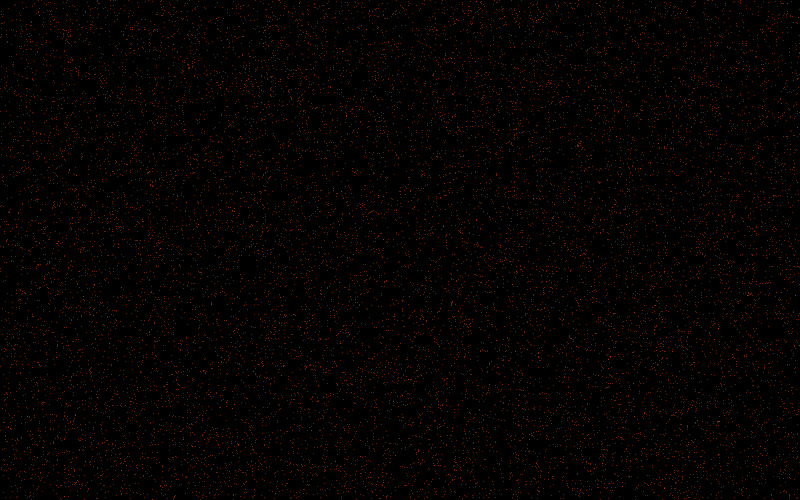
Frame 1 (no input)
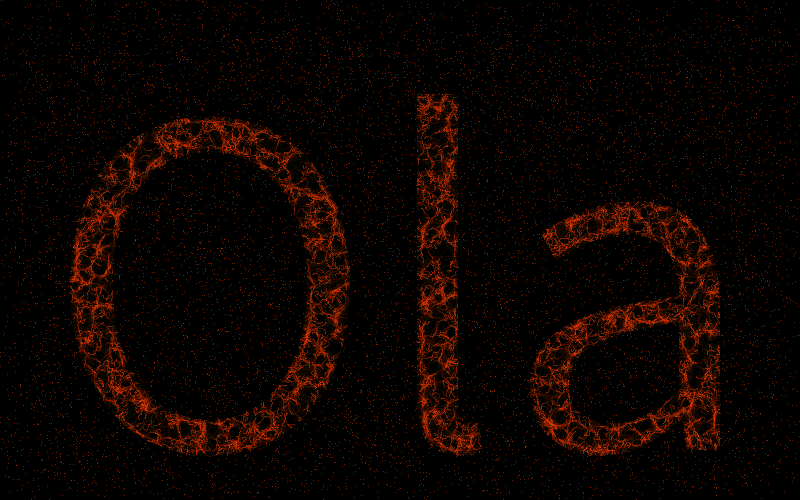
Frame 60 (the mouse pressed at the canvas centre just before this capture)
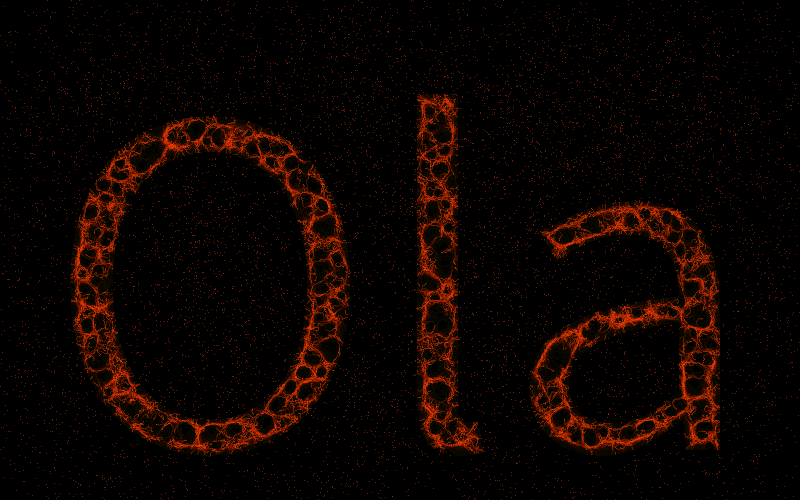
Frame 120 (the mouse held since frame 60 and released just before this capture)

The Processing sketch that drew these frames (run headless with seeded random() and noise(); from frame 60 on, the mouse is pressed at the canvas centre):

// Processing sketch: sluzowiec_ruch_pokarm_litera_blend
// ── sluzowiec_ruch_pokarm_litera_blend.pde
int NN = 15000; //ile komorek
Komorka[] k = new Komorka[NN];

PGraphics g;

void setup() {
  size(800, 500);
  background(0);
  strokeWeight(1.0);
  g = createGraphics(800, 800);
  g.beginDraw(); 
  g.textSize(500);
  g.textAlign(CENTER, BASELINE);
  g.background(0);
  g.fill(#FFF700);
  g.text("Ola", width/2, height/2+200);
  g.endDraw();

  for (int i=0; i<NN; i++) {
    float x = random(width);
    float y = random(height);
    //color c = g.get(int(x),int(y)); //<>//
    //while(c==color(0)) {
    //  x = random(width); 
    //  y = random(height);
    //  c = g.get(int(x),int(y));
    //}
    k[i] = new Komorka(x,y);
  }
}

void rysujKomorki() {
  stroke(#FF4400, 155);
  for (int i=0; i<NN; i++) {
    point(k[i].pozycja.x, k[i].pozycja.y);
  }
}

boolean jestLitera = true;

void draw() {
  noStroke();
  fill(0, 15);
  rect(0,0,width, height);

  blendMode(MULTIPLY);
  image(g,0,0);
  blendMode(BLEND);
  
  for (int i=0; i<NN; i++) {
    k[i].aktualizuj();
  }
  rysujKomorki();
}

void keyPressed() {
  jestLitera = !jestLitera;
}

// ── komorka.pde
class Komorka {

  PVector pozycja;
  PVector kierunek;
  float katSkretu = PI / 4;
  float katWachania = PI / 8;
  float zasieg = 6;

  Komorka(float x, float y) {
    pozycja = new PVector(x, y);
    kierunek = PVector.random2D();
  }

  void aktualizuj() {
    wachaj();
    ruszSie();
  }

  void ruszSie() {
    PVector kk = PVector.mult(kierunek, 0.7);
    pozycja.add(kk);
  }

  void wachaj() {
    PVector Fpoz = pozycja.copy().add(PVector.mult(kierunek, zasieg));
    PVector FLpoz = pozycja.copy().add(PVector.mult(kierunek, zasieg).rotate(-katWachania));
    PVector FRpoz = pozycja.copy().add(PVector.mult(kierunek, zasieg).rotate(katWachania));

    color F = get(int(Fpoz.x), int(Fpoz.y));
    color FL = get(int(FLpoz.x), int(FLpoz.y));
    color FR = get(int(FRpoz.x), int(FRpoz.y));

    if (F>FL && F>FR) {
      //nie zmieniam kierunku
    } else if (F<FL && F<FR) {
      if (random(1.0) < 0.5)
        kierunek.rotate(-katSkretu);
      else
        kierunek.rotate(katSkretu);
    } else if (FL < FR) {
      kierunek.rotate(katSkretu);
    } else if (FR < FL) {
      kierunek.rotate(-katSkretu);
    }
  }
}
